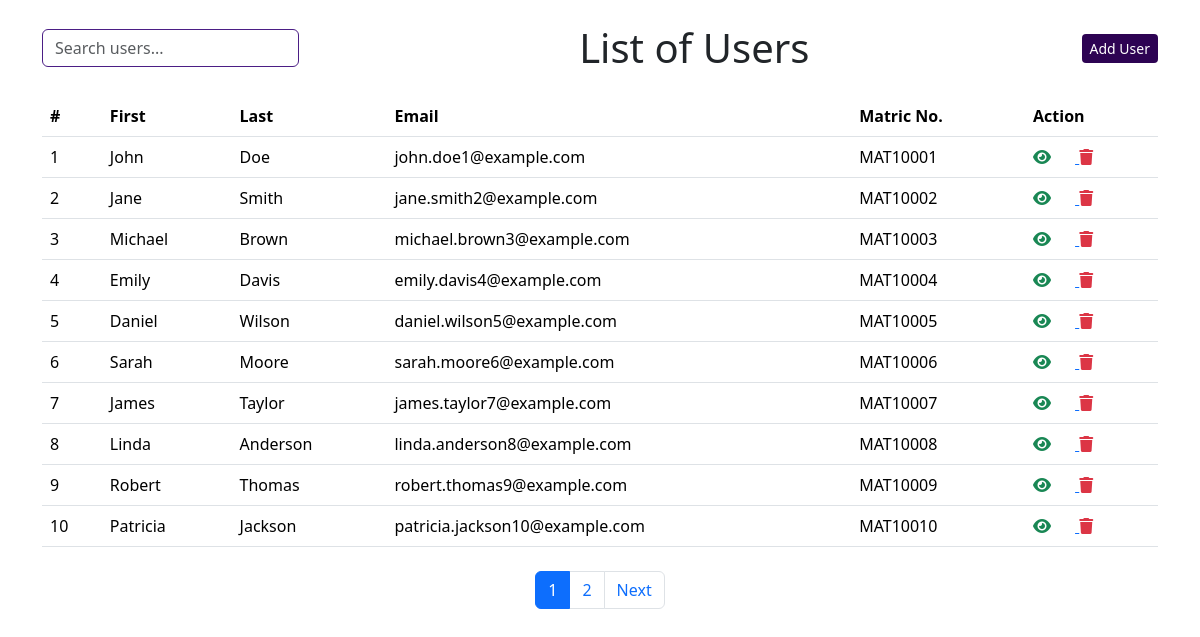
The page / on the database its author committed.
### tables this page shows
CREATE TABLE `students` (
  `id` int(11) NOT NULL,
  `first_name` varchar(100) NOT NULL,
  `last_name` varchar(100) NOT NULL,
  `email` varchar(150) NOT NULL,
  `matric_no` varchar(50) NOT NULL,
  `gender` enum('Male','Female','Other') NOT NULL,
  `dob` date NOT NULL,
  `department` varchar(100) NOT NULL,
  `level` varchar(20) NOT NULL,
  `address` text NOT NULL,
  `created_at` timestamp NOT NULL DEFAULT current_timestamp()
);

### config/database.php (called while the page is built, shortened)
<?php
class Database {
    private $host = "localhost";
    private $user = "root";
    private $db_name = "student_database";
    private $pass = "";
    public function __construct(){
        $this->conn = new mysqli($this->host,$this->user,$this->pass,$this->db_name);
    }
}

### classes/User.php (called while the page is built, shortened)
<?php
require __DIR__. "/../config/database.php";
class User extends Database {
    public function getPaginated($limit, $offset) {
        $stmt = $this->conn->prepare("SELECT * FROM students ORDER BY id LIMIT ? OFFSET ?");
        $stmt->bind_param("ii", $limit, $offset);
        $stmt->execute();
        $result = $stmt->get_result();
        return $result->fetch_all(MYSQLI_ASSOC);
    }
    public function getTotalUsers() {
        $result = $this->conn->query("SELECT COUNT(*) AS total FROM students");
        $row = $result->fetch_assoc();
        return $row['total'];
    }
}

### index.php (the view, shortened to what this page needs)
<?php
require "classes/User.php";
include "includes/header.php";
$user = new User();
$limit = 10;
$page = isset($_GET['page']) ? (int)$_GET['page'] : 1;
$offset = ($page - 1) * $limit;
$users = $user->getPaginated($limit, $offset);
$totalUsers = $user->getTotalUsers();
$totalPages = ceil($totalUsers / $limit);
?>
<body>
  <div class="container py-4">
    <div class="d-flex justify-content-between align-items-center mb-4">
    <div class="d-flex" role="search">
    <input class="form-control me-2" type="search" placeholder="Search users..." id="search" />
</div>
      <div class="flex-grow-1 text-center">
        <h1 class="m-0">List of Users</h1>
      </div>
      <div class="ms-auto">
        <a class="btn btn-sm btn-primary" href="public/create.php">Add User</a>
      </div>
    </div>
    <table class="table" id="userTable">
      <thead>
        <tr>
          <th scope="col">#</th>
          <th scope="col">First</th>
          <th scope="col">Last</th>
          <th scope="col">Email</th>
          <th scope="col">Matric No.</th>
          <th scope="col">Action</th>
        </tr>
      </thead>
      <tbody>
      <?php foreach ($users as $u): ?>
        <tr>
          <td><?= $u['id']; ?></td>
          <td><?= $u['first_name']; ?></td>
          <td><?= $u['last_name']; ?></td>
          <td><?= $u['email']; ?></td>
          <td><?= $u['matric_no']; ?></td>
          <td><a href="public/update.php?updateid=<?= $u['id']?>" class="me-4 text-success">
            <i class="fa fa-eye"></i></a><a href="public/delete.php?deleteid=<?= $u['id'] ?>" onclick="return confirm('Are you Sure?')">
                <i class="fa fa-trash text-danger"></i></a></td>
        </tr>
        <?php endforeach; ?>
      </tbody>
    </table>
<nav>
  <ul class="pagination justify-content-center mt-4">
    <?php for ($i = 1; $i <= $totalPages; $i++): ?>
      <li class="page-item <?= $i === $page ? 'active' : '' ?>">
        <a class="page-link" href="?page=<?= $i ?>"><?= $i ?></a>
      </li>
    <?php endfor; ?>
    <?php if ($page < $totalPages): ?>
      <li class="page-item"><a class="page-link" href="?page=<?= $page + 1 ?>">Next</a></li>
    <?php endif; ?>
  </ul>
</nav>
  </div>
</body>
</html>

### includes/header.php (shortened to what this page needs)
<!DOCTYPE html>
<html lang="en">
<head>
  <link
    rel="stylesheet"
    href="https://cdn.jsdelivr.net/npm/bootstrap@5.3.3/dist/css/bootstrap.min.css"
  />
  <link rel="stylesheet" href="https://cdnjs.cloudflare.com/ajax/libs/font-awesome/6.7.2/css/all.min.css">
  <link rel="stylesheet" href="../assets/css/style.css" />
</head>

### assets/css/style.css (style rules this page uses)
.form-control, .form-select, textarea { border: 1px solid #4b1e85; color: #222; transition: 0.3s; }
.btn-primary { background-color: #2d0353; border: none; }

### rows shown on the page
students: id "1", first_name "John", last_name "Doe", email "john.doe1@example.com", matric_no "MAT10001"
students: id "2", first_name "Jane", last_name "Smith", email "jane.smith2@example.com", matric_no "MAT10002"
students: id "3", first_name "Michael", last_name "Brown", email "michael.brown3@example.com", matric_no "MAT10003"
students: id "4", first_name "Emily", last_name "Davis", email "emily.davis4@example.com", matric_no "MAT10004"
students: id "5", first_name "Daniel", last_name "Wilson", email "daniel.wilson5@example.com", matric_no "MAT10005"
students: id "6", first_name "Sarah", last_name "Moore", email "sarah.moore6@example.com", matric_no "MAT10006"
students: id "7", first_name "James", last_name "Taylor", email "james.taylor7@example.com", matric_no "MAT10007"
students: id "8", first_name "Linda", last_name "Anderson", email "linda.anderson8@example.com", matric_no "MAT10008"
students: id "9", first_name "Robert", last_name "Thomas", email "robert.thomas9@example.com", matric_no "MAT10009"
students: id "10", first_name "Patricia", last_name "Jackson", email "patricia.jackson10@example.com", matric_no "MAT10010"
